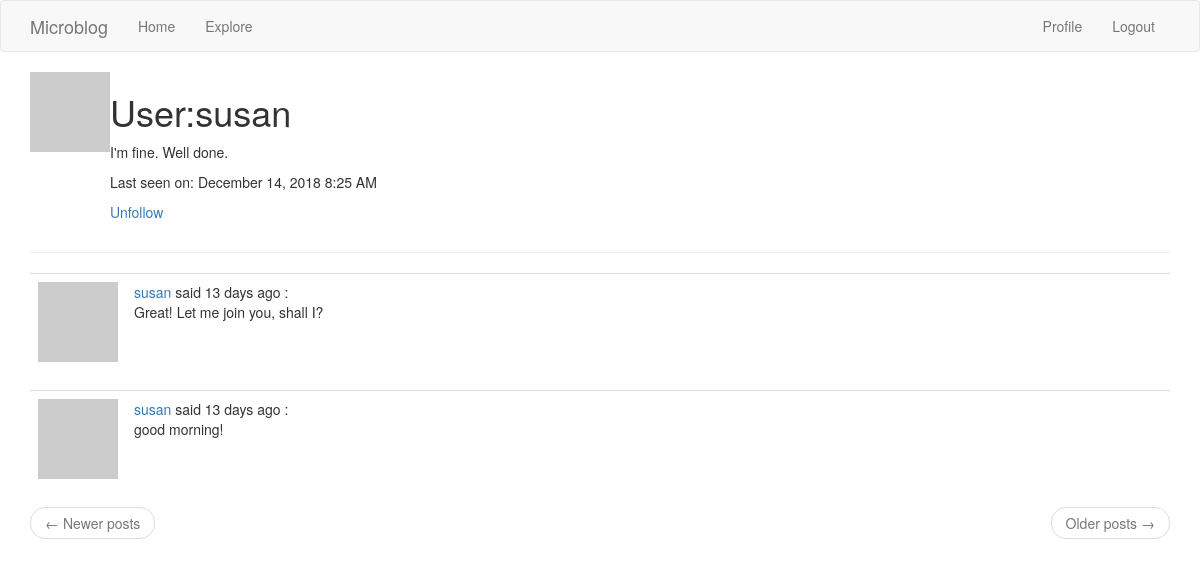
Screenshot of /user/susan (signed in) with the database file from the repository.
### app/models.py (models this page shows, shortened)
class PaginatedAPIMixin(object):
    @staticmethod
    def to_collection_dict(query, page, per_page, endpoint, **kwargs):
        resources = query.paginate(page, per_page, False)
        data = {
            'items': [item.to_dict() for item in resources.items],
            '_meta':{
                'page': page,
                'per_page': per_page,
                'total_pages': resources.pages,
                'total_items': resources.total
            },
            '_link': {
                'self': url_for(endpoint, page=page, per_page=per_page,
                                **kwargs),
                'next': url_for(endpoint, page=page + 1, per_page=per_page,
                                **kwargs) if resources.has_next else None,
                'prev': url_for(endpoint, page=page - 1, per_page=per_page,
                                **kwargs) if resources.has_prev else None
            }
        }
        return data

class User(PaginatedAPIMixin, UserMixin, db.Model):
    id = db.Column(db.Integer, primary_key=True)
    username = db.Column(db.String(64), index=True, unique=True)
    email = db.Column(db.String(120), index=True, unique=True)
    password_hash = db.Column(db.String(128))
    posts = db.relationship('Post', backref='author', lazy='dynamic')
    about_me = db.Column(db.String(140))
    last_seen = db.Column(db.DateTime, default=datetime.utcnow)
    followed = db.relationship(
        'User', secondary=followers,
        primaryjoin=(followers.c.follower_id == id),
        secondaryjoin=(followers.c.followed_id == id),
        backref=db.backref('followers', lazy='dynamic'), lazy='dynamic')
    token = db.Column(db.String(32), index=True, unique=True)
    token_expiration = db.Column(db.DateTime)
    def avatar(self, size):
        digest = md5(self.email.lower().encode('utf-8')).hexdigest()
        return 'https://www.gravatar.com/avatar/{}?d=identicon&s={}'.format(digest, size)
    def is_following(self, user):
        return self.followed.filter(
            followers.c.followed_id == user.id
        ).count() > 0

class Post(db.Model):
    __searchable__ = ['body']
    id = db.Column(db.Integer, primary_key=True)
    body = db.Column(db.String(150))
    timestamp = db.Column(db.DateTime, index=True, default=datetime.utcnow)
    user_id = db.Column(db.Integer, db.ForeignKey('user.id'))
    language = db.Column(db.String(5))

### app/main/routes.py (the view)
@bp.route('/user/<username>')
@login_required
def user(username):
    user = User.query.filter_by(username=username).first_or_404()
    page = request.args.get('page', 1, type=int)
    posts = user.posts.order_by(Post.timestamp.desc()).paginate(
        page, current_app.config['POSTS_PER_PAGE'], False)
    next_url = url_for('main.user', username=user.username, page=posts.next_num) \
        if posts.has_next else None
    prev_url = url_for('main.user', username=user.username, page=posts.prev_num) \
        if posts.has_prev else None
    return render_template('user.html', user=user, posts=posts.items,
                           next_url=next_url, prev_url=prev_url)

### app/main/routes.py (called while the page is built)
@bp.before_request
def before_request():
    if current_user.is_authenticated:
        current_user.last_seen = datetime.utcnow()
        db.session.add(current_user) # which is not necessary cause current user is already there
        db.session.commit()
    g.locale = str(get_locale())

### app/models.py (called while the page is built)
@login.user_loader
def load_user(id):
    return User.query.get(int(id))

    @classmethod
    def before_commit(cls, session):
        session._changes = {
            'add': list(session.new),
            'update': list(session.dirty),
            'delete': list(session.deleted)
        }

    @classmethod
    def after_commit(cls, session):
        for obj in session._changes['add']:
            if isinstance(obj, SearchableMixin):
                add_to_index(obj.__tablename__, obj)
        for obj in session._changes['update']:
            if isinstance(obj, SearchableMixin):
                add_to_index(obj.__tablename__, obj)
        for obj in session._changes['delete']:
            if isinstance(obj, SearchableMixin):
                remove_from_index(obj.__tablename__, obj)
        session._changes = None

### app/templates/user.html
{% extends "base.html" %}
{% block app_content %}
    <table>
        <tr valign="top">
            <td><img src="{{ user.avatar(128) }}"></td>
            <td>
                <h1>User:{{ user.username }}</h1>
                {% if user.about_me %}
                    <p>{{ user.about_me }}</p>
                {% endif %}
                {% if user.last_seen %}
                    <p>Last seen on: {{ moment(user.last_seen).format('LLL') }}</p>
                {% endif %}
                {% if user == current_user %}
                    <p><a href="{{ url_for('main.edit_profile') }}">Edit your profile</a></p>
                {% elif not current_user.is_following(user) %}
                    <p><a href="{{ url_for('main.follow', username=user.username) }}">Follow</a></p>
                {% else %}
                    <p><a href="{{ url_for('main.unfollow', username=user.username) }}">Unfollow</a></p>
                {% endif %}
            </td>
        </tr>
    </table>
    <hr>
    {% for post in posts %}
       {% include '_post.html' %}
    {% endfor %}
    <nav aria-label="...">
        <ul class="pager">
            <li class="previous{% if not prev_url %} disabled{% endif %}">
                <a href="{{ prev_url or '#' }}">
                    <span aria-hidden="true">&larr;</span> Newer posts
                </a>
            </li>
            <li class="next{% if not next_url %} disabled{% endif %}">
                <a href="{{ next_url or '#' }}">
                    Older posts <span aria-hidden="true">&rarr;</span>
                </a>
            </li>
        </ul>
    </nav>
{% endblock %}

### app/templates/_post.html (shortened to what this page needs)
    <table class="table table-hover">
        <tr valign="top">
            <td width="70px"><img src="{{ post.author.avatar(70) }}"></td>
            <td>
                {{ _('%(username)s said %(when)s',
                username=user_link, when=moment(post.timestamp).fromNow()) }} :
                <br>{{ post.body }}
            </td>
        </tr>
    </table>

### rows the page displays
User: username "susan", about_me "I'm fine. Well done.", last_seen "December 14, 2018 8:25 AM"
Post: body "Great! Let me join you, shall I?"
Post: body "good morning!"
